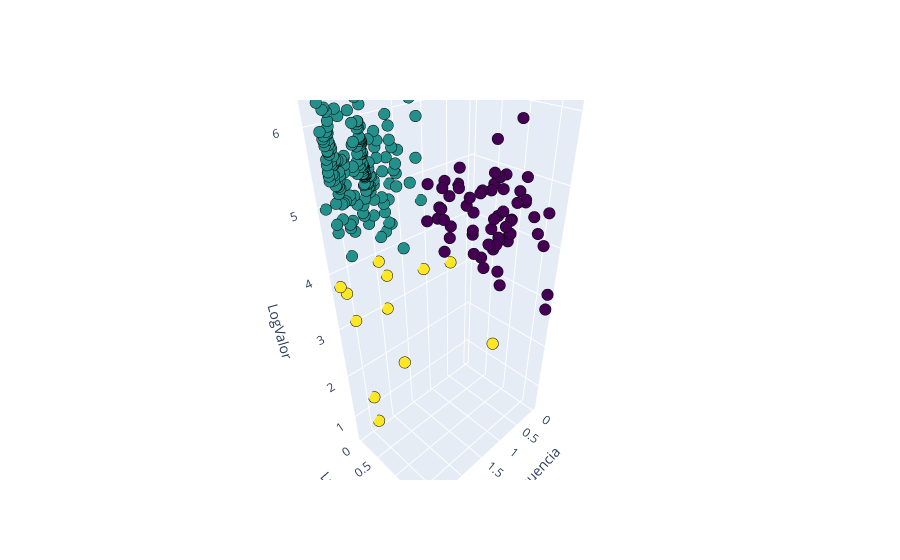

Notebook cell for this chart:
### Code cell
run.plotar_3d(df_kmeans_vi)

### Figure 1 — Plotly figure (JSON) as saved in the notebook; plotly's stock layout.template omitted (floating-point values rounded to 4 significant figures; data arrays with more than 128 entries replaced by an {"elided": "..."} marker saying what was removed)
{"data": [{"marker": {"color": {"elided": "260 int values"}, "colorscale": [[0, "#440154"], [0.1111, "#482878"], [0.2222, "#3e4989"], [0.3333, "#31688e"], [0.4444, "#26828e"], [0.5556, "#1f9e89"], [0.6667, "#35b779"], [0.7778, "#6ece58"], [0.8889, "#b5de2b"], [1, "#fde725"]], "line": {"color": "black", "width": 0.5}, "size": 4}, "mode": "markers", "type": "scatter3d", "x": {"elided": "260 float values"}, "y": {"elided": "260 float values"}, "z": {"elided": "260 float values"}}], "layout": {"scene": {"xaxis": {"title": {"text": "LogFrequencia"}}, "yaxis": {"title": {"text": "LogRecencia"}}, "zaxis": {"title": {"text": "LogValor"}}}}}
